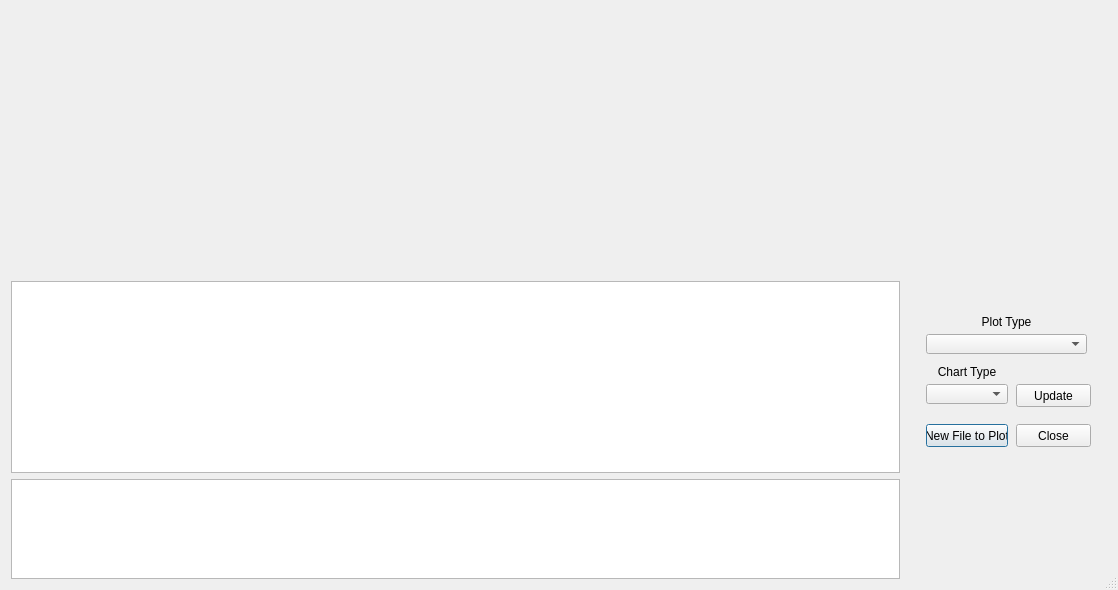
<?xml version="1.0" encoding="UTF-8"?>
<ui version="4.0">
 <class>GraphDlg</class>
 <widget class="QDialog" name="GraphDlg">
  <property name="geometry">
   <rect>
    <x>0</x>
    <y>0</y>
    <width>1118</width>
    <height>590</height>
   </rect>
  </property>
  <property name="windowTitle">
   <string>SWATGraph</string>
  </property>
  <property name="windowIcon">
   <iconset resource="resources.qrc">
    <normaloff>:/QSWAT/QSWAT-Icon/QSWAT-Icon-SWAT-16.ico</normaloff>:/QSWAT/QSWAT-Icon/QSWAT-Icon-SWAT-16.ico</iconset>
  </property>
  <property name="sizeGripEnabled">
   <bool>true</bool>
  </property>
  <layout class="QGridLayout" name="gridLayout">
   <item row="2" column="1" colspan="2">
    <widget class="QWidget" name="graph" native="true">
     <property name="sizePolicy">
      <sizepolicy hsizetype="Preferred" vsizetype="Expanding">
       <horstretch>0</horstretch>
       <verstretch>0</verstretch>
      </sizepolicy>
     </property>
     <layout class="QVBoxLayout" name="graphvl"/>
    </widget>
   </item>
   <item row="3" column="2" rowspan="2">
    <widget class="QWidget" name="widget" native="true">
     <property name="sizePolicy">
      <sizepolicy hsizetype="Fixed" vsizetype="Fixed">
       <horstretch>0</horstretch>
       <verstretch>0</verstretch>
      </sizepolicy>
     </property>
     <property name="minimumSize">
      <size>
       <width>201</width>
       <height>251</height>
      </size>
     </property>
     <property name="focusPolicy">
      <enum>Qt::WheelFocus</enum>
     </property>
     <widget class="QPushButton" name="newFile">
      <property name="geometry">
       <rect>
        <x>20</x>
        <y>120</y>
        <width>82</width>
        <height>23</height>
       </rect>
      </property>
      <property name="text">
       <string>New File to Plot</string>
      </property>
     </widget>
     <widget class="QPushButton" name="closeForm">
      <property name="geometry">
       <rect>
        <x>110</x>
        <y>120</y>
        <width>75</width>
        <height>23</height>
       </rect>
      </property>
      <property name="text">
       <string>Close</string>
      </property>
     </widget>
     <widget class="QComboBox" name="lineOrBar">
      <property name="geometry">
       <rect>
        <x>20</x>
        <y>80</y>
        <width>82</width>
        <height>20</height>
       </rect>
      </property>
      <property name="maxVisibleItems">
       <number>2</number>
      </property>
     </widget>
     <widget class="QLabel" name="chartLabel">
      <property name="geometry">
       <rect>
        <x>20</x>
        <y>60</y>
        <width>82</width>
        <height>16</height>
       </rect>
      </property>
      <property name="text">
       <string>Chart Type</string>
      </property>
      <property name="alignment">
       <set>Qt::AlignCenter</set>
      </property>
     </widget>
     <widget class="QPushButton" name="updateButton">
      <property name="geometry">
       <rect>
        <x>110</x>
        <y>80</y>
        <width>75</width>
        <height>23</height>
       </rect>
      </property>
      <property name="text">
       <string>Update</string>
      </property>
     </widget>
     <widget class="QComboBox" name="plotType">
      <property name="geometry">
       <rect>
        <x>20</x>
        <y>30</y>
        <width>161</width>
        <height>20</height>
       </rect>
      </property>
     </widget>
     <widget class="QLabel" name="label_2">
      <property name="geometry">
       <rect>
        <x>20</x>
        <y>10</y>
        <width>161</width>
        <height>16</height>
       </rect>
      </property>
      <property name="text">
       <string>Plot Type</string>
      </property>
      <property name="alignment">
       <set>Qt::AlignCenter</set>
      </property>
     </widget>
    </widget>
   </item>
   <item row="3" column="1">
    <widget class="QTableWidget" name="table">
     <property name="sizePolicy">
      <sizepolicy hsizetype="Expanding" vsizetype="Preferred">
       <horstretch>0</horstretch>
       <verstretch>0</verstretch>
      </sizepolicy>
     </property>
     <property name="editTriggers">
      <set>QAbstractItemView::NoEditTriggers</set>
     </property>
     <property name="alternatingRowColors">
      <bool>true</bool>
     </property>
     <attribute name="verticalHeaderVisible">
      <bool>false</bool>
     </attribute>
    </widget>
   </item>
   <item row="4" column="1">
    <widget class="QTextBrowser" name="coeffs">
     <property name="sizePolicy">
      <sizepolicy hsizetype="Expanding" vsizetype="Fixed">
       <horstretch>0</horstretch>
       <verstretch>0</verstretch>
      </sizepolicy>
     </property>
     <property name="minimumSize">
      <size>
       <width>0</width>
       <height>100</height>
      </size>
     </property>
     <property name="maximumSize">
      <size>
       <width>16777215</width>
       <height>100</height>
      </size>
     </property>
     <property name="font">
      <font>
       <family>Segoe UI</family>
       <pointsize>9</pointsize>
      </font>
     </property>
    </widget>
   </item>
  </layout>
 </widget>
 <resources>
  <include location="resources.qrc"/>
 </resources>
 <connections/>
</ui>
